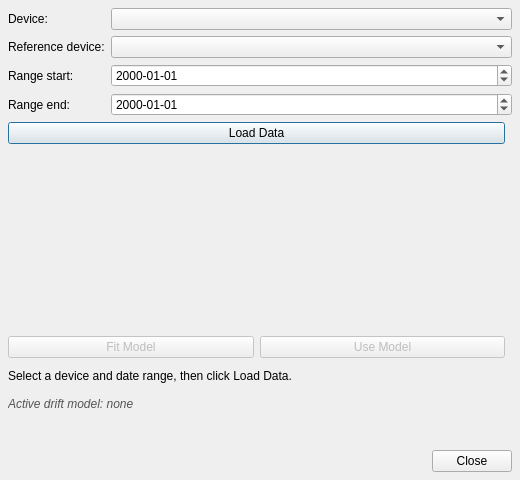
<?xml version="1.0" encoding="UTF-8"?>
<ui version="4.0">
 <class>DriftAnalysisDialog</class>
 <widget class="QDialog" name="DriftAnalysisDialog">
  <property name="geometry">
   <rect><x>0</x><y>0</y><width>520</width><height>480</height></rect>
  </property>
  <property name="windowTitle">
   <string>Drift Analysis</string>
  </property>
  <layout class="QVBoxLayout" name="mainLayout">
   <property name="spacing"><number>6</number></property>
   <property name="margin"><number>8</number></property>

   <item>
    <layout class="QFormLayout">
     <item row="0" column="0">
      <widget class="QLabel"><property name="text"><string>Device:</string></property></widget>
     </item>
     <item row="0" column="1">
      <widget class="QComboBox" name="dutDeviceCombo">
       <property name="sizePolicy">
        <sizepolicy hsizetype="Expanding" vsizetype="Fixed">
         <horstretch>1</horstretch><verstretch>0</verstretch>
        </sizepolicy>
       </property>
      </widget>
     </item>
     <item row="1" column="0">
      <widget class="QLabel"><property name="text"><string>Reference device:</string></property></widget>
     </item>
     <item row="1" column="1">
      <widget class="QComboBox" name="refDeviceCombo">
       <property name="sizePolicy">
        <sizepolicy hsizetype="Expanding" vsizetype="Fixed">
         <horstretch>1</horstretch><verstretch>0</verstretch>
        </sizepolicy>
       </property>
      </widget>
     </item>
     <item row="2" column="0">
      <widget class="QLabel"><property name="text"><string>Range start:</string></property></widget>
     </item>
     <item row="2" column="1">
      <widget class="QDateEdit" name="driftStartDate">
       <property name="calendarPopup"><bool>false</bool></property>
       <property name="displayFormat"><string>yyyy-MM-dd</string></property>
      </widget>
     </item>
     <item row="3" column="0">
      <widget class="QLabel"><property name="text"><string>Range end:</string></property></widget>
     </item>
     <item row="3" column="1">
      <widget class="QDateEdit" name="driftEndDate">
       <property name="calendarPopup"><bool>false</bool></property>
       <property name="displayFormat"><string>yyyy-MM-dd</string></property>
      </widget>
     </item>
    </layout>
   </item>
   <item>
    <layout class="QHBoxLayout">
     <item><widget class="QPushButton" name="btnLoadDrift"><property name="text"><string>Load Data</string></property></widget></item>
     <item><spacer><property name="orientation"><enum>Qt::Horizontal</enum></property></spacer></item>
    </layout>
   </item>
   <item>
    <widget class="DriftPlotWidget" name="driftPlot">
     <property name="minimumSize">
      <size><width>0</width><height>180</height></size>
     </property>
    </widget>
   </item>
   <item>
    <layout class="QHBoxLayout">
     <item>
      <widget class="QPushButton" name="btnFitDrift">
       <property name="text"><string>Fit Model</string></property>
       <property name="enabled"><bool>false</bool></property>
      </widget>
     </item>
     <item>
      <widget class="QPushButton" name="btnUseDrift">
       <property name="text"><string>Use Model</string></property>
       <property name="enabled"><bool>false</bool></property>
      </widget>
     </item>
     <item><spacer><property name="orientation"><enum>Qt::Horizontal</enum></property></spacer></item>
    </layout>
   </item>
   <item>
    <widget class="QLabel" name="driftStatusLabel">
     <property name="text"><string>Select a device and date range, then click Load Data.</string></property>
     <property name="wordWrap"><bool>true</bool></property>
    </widget>
   </item>
   <item>
    <widget class="QLabel" name="currentModelLabel">
     <property name="text"><string>Active drift model: none</string></property>
     <property name="wordWrap"><bool>true</bool></property>
     <property name="styleSheet"><string notr="true">font-style: italic; color: #555555;</string></property>
    </widget>
   </item>
   <item>
    <widget class="QLabel" name="driftWarningLabel">
     <property name="text"><string></string></property>
     <property name="wordWrap"><bool>true</bool></property>
     <property name="styleSheet"><string notr="true">color: #cc6600; font-weight: bold;</string></property>
     <property name="visible"><bool>false</bool></property>
    </widget>
   </item>
   <item>
    <widget class="QDialogButtonBox" name="buttonBox">
     <property name="orientation"><enum>Qt::Horizontal</enum></property>
     <property name="standardButtons"><set>QDialogButtonBox::Close</set></property>
    </widget>
   </item>
  </layout>
 </widget>
 <customwidgets>
  <customwidget>
   <class>DriftPlotWidget</class>
   <extends>QWidget</extends>
   <header>driftplotwidget.h</header>
  </customwidget>
 </customwidgets>
 <resources/>
 <connections>
  <connection>
   <sender>buttonBox</sender><signal>rejected()</signal>
   <receiver>DriftAnalysisDialog</receiver><slot>reject()</slot>
   <hints>
    <hint type="sourcelabel"><x>248</x><y>420</y></hint>
    <hint type="destinationlabel"><x>157</x><y>220</y></hint>
   </hints>
  </connection>
 </connections>
</ui>
